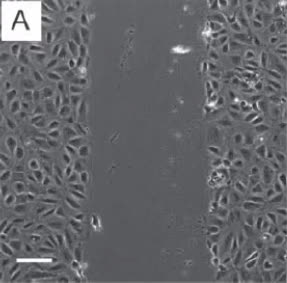
#> input picture IMG_for_Microscopist/IMG/scratch/0.jpg, 287 x 283 px, given in place of scratch.png, which was not available
$ python '21_Scratch_assay_analysis .py'
#> lines starting #> are read from the running program, lines starting #| are printed output that depends on the picture; after the words box and inside, x2 and y2 are one past the last pixel; in counts of white or black regions, pixels touching at a corner belong together; long printed decimals are rounded; pictures that were not available may be replaced by others from this repository, and a replacement may not be noted
from skimage.filters.rank import entropy # https://scikit-image.org/docs/stable/api/skimage.filters.rank.html
from skimage.morphology import disk      # https://scikit-image.org/docs/stable/api/skimage.morphology.html#skimage.morphology.disk

from skimage import io
import matplotlib.pyplot as plt
import numpy as np

################### ENTROPY

path = "/home/ariel/Desktop/scratch.png"  #  download.jpg  photo.webp
img = io.imread(path, as_gray=True)
#> img: shape (283, 287) float64; min 0.134, max 1, mean 0.401
entropy_img = entropy(img, disk(5))
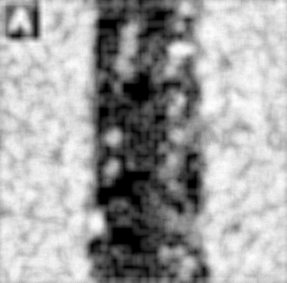
#> entropy_img: shape (283, 287) float64; min 0, max 6.04, mean 3.86; drawn with min black and max white

from skimage.filters import threshold_otsu , threshold_yen
thresh = threshold_otsu(entropy_img)
#> thresh = 3.29
binary = entropy_img <= thresh
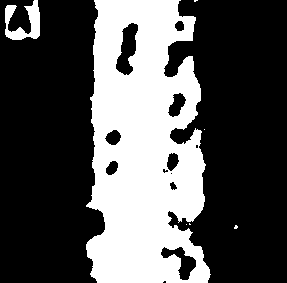
#> binary: shape (283, 287) bool; 33.2% white; 7 white regions (5 under 20 px), largest, box (x1, y1, x2, y2) and area: (86, 0, 211, 283) 26231, (5, 0, 40, 40) 724
#plt.imshow(1-binary); plt.show()


################### AUTOMATED  (FOLDER MUST ONLY CONTAIN IMAGES)
import os
import glob

time_list = []; area_list = []
time = 0

path = "/home/ariel/Desktop/IMAGES/scratch/*"     # *: any file inside folder
path =  sorted( glob.glob(path), key=os.path.getmtime ) #https://docs.python.org/3/library/os.path.html#os.path.getatime

for file in path:
    img = io.imread(file, as_gray=True)
    entropy_img = entropy(img, disk(10))
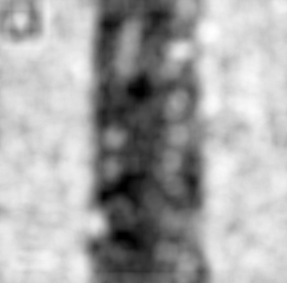
#> entropy_img: shape (283, 287) float64; min 0, max 6.88, mean 4.51; drawn with min black and max white
    thresh= threshold_yen(entropy_img)
#> thresh = 4.96
    binary = entropy_img <= thresh - 0.3
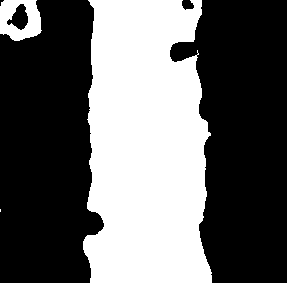
#> binary: shape (283, 287) bool; 39.7% white; 3 white regions (1 under 20 px), largest, box (x1, y1, x2, y2) and area: (83, 0, 212, 283) 31091, (0, 0, 42, 41) 1151
#    plt.subplot(2,1,1); plt.imshow(binary)
#    plt.subplot(2,1,2); plt.imshow(img); plt.show()
    area = np.sum(binary==1)/(np.sum(binary==0)+np.sum(binary==1))
#> area = 0.397
    print ( area , time)
#| 0.397 0
    time_list.append(time)
    area_list.append(area)
    time += 1
#> pass 2 of the loop `for file in path:`:
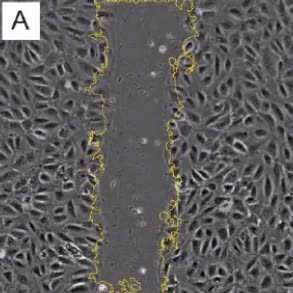
#> input picture IMG_for_Microscopist/IMG/scratch/1.jpg, 293 x 293 px
#> `entropy_img = entropy(img, disk(10))`:
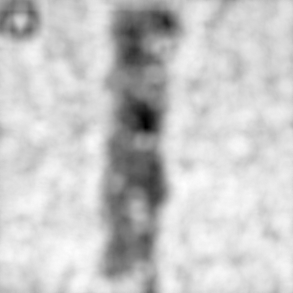
#> entropy_img: shape (293, 293) float64; min 0.956, max 7.01, mean 5.72; drawn with min black and max white
#> `thresh= threshold_yen(entropy_img)`: thresh = 5.49
#> `binary = entropy_img <= thresh - 0.3`:
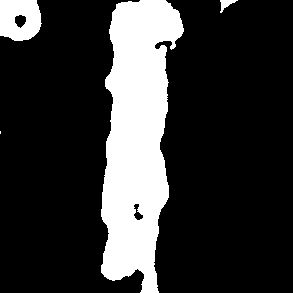
#> binary: shape (293, 293) bool; 20.5% white; 4 white regions (1 under 20 px), largest, box (x1, y1, x2, y2) and area: (101, 0, 184, 293) 16093, (0, 0, 42, 41) 1414, (220, 0, 238, 13) 101
#> area = 0.205
#| 0.2051 1
#> pass 3 of the loop `for file in path:`:
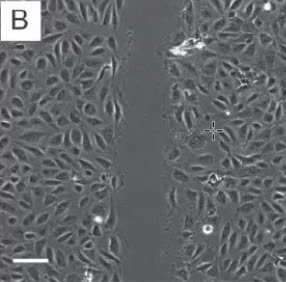
#> input picture IMG_for_Microscopist/IMG/scratch/2.jpg, 286 x 282 px
#> `entropy_img = entropy(img, disk(10))`:
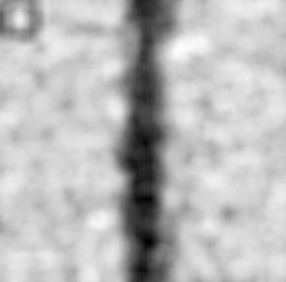
#> entropy_img: shape (282, 286) float64; min 0.153, max 7.02, mean 5.19; drawn with min black and max white
#> `thresh= threshold_yen(entropy_img)`: thresh = 4.75
#> `binary = entropy_img <= thresh - 0.3`:
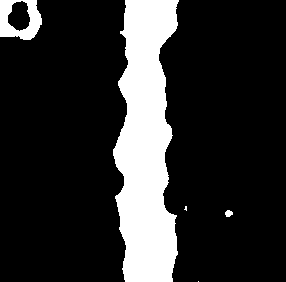
#> binary: shape (282, 286) bool; 17.8% white; 5 white regions (2 under 20 px), largest, box (x1, y1, x2, y2) and area: (113, 0, 179, 282) 13352, (0, 0, 42, 40) 990, (225, 210, 233, 217) 42
#> area = 0.178
#| 0.1785 2
#> the loop made 4 passes; the first 3 are shown

plt.plot( time_list,area_list,'bo'); plt.show()
#> after `plt.plot(time_list, area_list, 'bo')`:
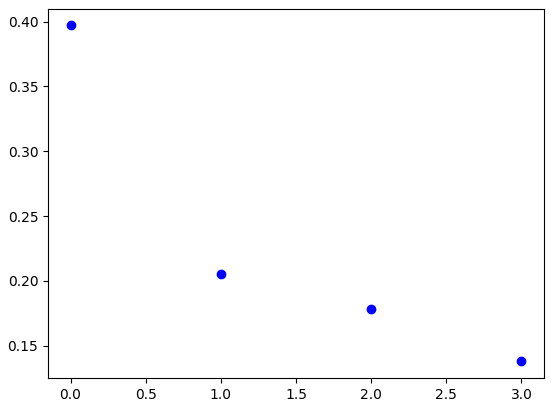
#> figure drawn by matplotlib, 1 panel
from scipy.stats import linregress
#slope, intercept ,r_value, p_value, std_err = linregress()
print(linregress(time_list,area_list))
slope,intercept,rvalue,pvalue,stderr = linregress(time_list,area_list)
print ("R\N{SUPERSCRIPT TWO} =",rvalue**2 )

# bash commands for batch compression ffmpeg compresses double
# for i in *.png ; do convert "$i" "${i%.*}.jpg" ; done
# for i in *.png;  do ffmpeg -i "$i" "${i%.*}.jpg"; done
